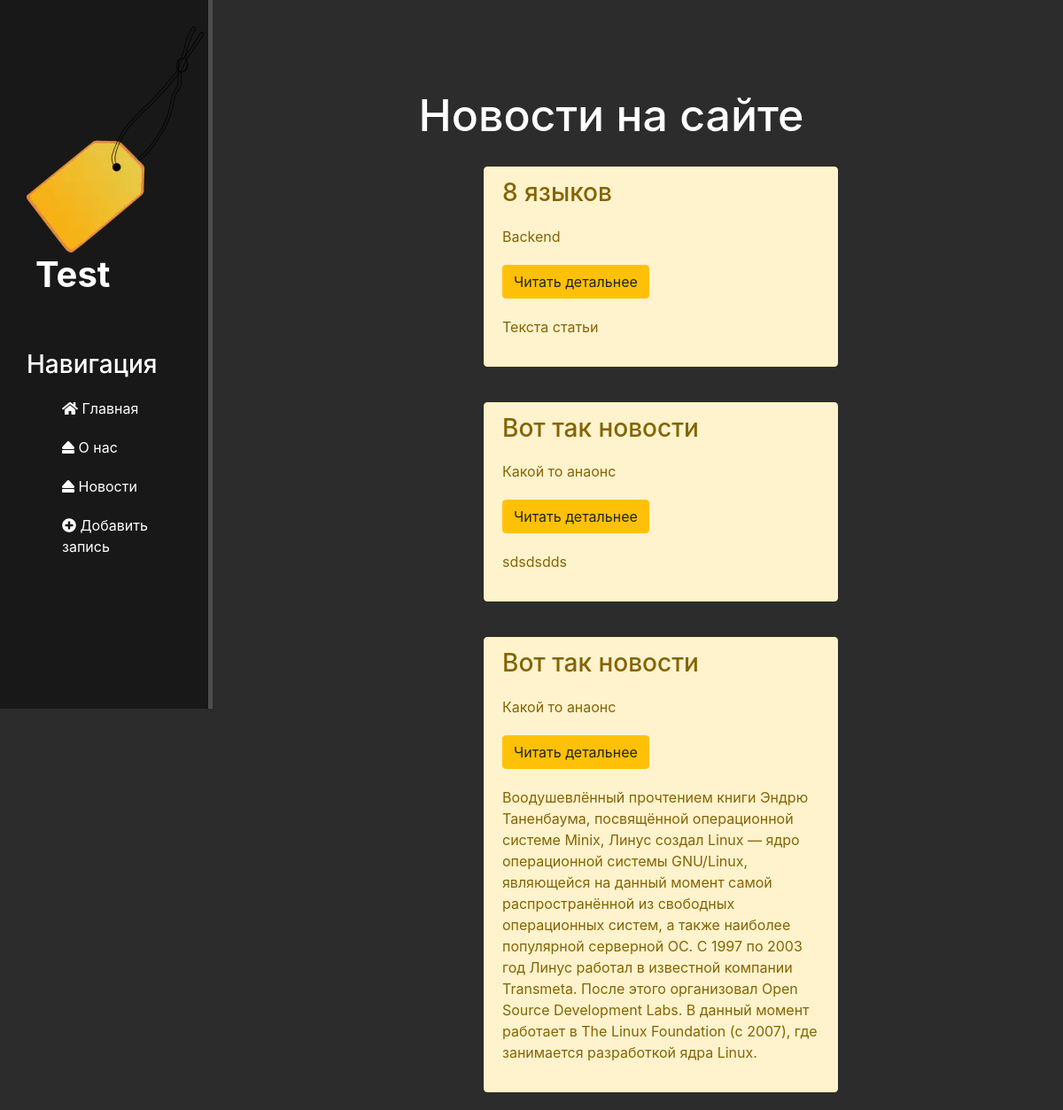
Page /news on the committed database.
### news/models.py (models this page shows, shortened)
class Articles(models.Model):
    title = models.CharField('Название', max_length=50)
    anons = models.CharField('Анонс', max_length=250)
    full_text = models.TextField('Статья')
    date = models.DateTimeField('Дата публикации')
    class Meta:
        verbose_name = 'Новость'
        verbose_name_plural = 'Новости'

### news/views.py (the view)
# urls.py: path('', views.news_home, name='news_home'),
def news_home(request):
    news = Articles.objects.order_by('-date')
    return render(request, 'news/news_home.html', {'news': news})

### news/templates/news/news_home.html (shortened to what this page needs)
{% extends 'main/layout.html' %}
{% block content %}
    <div class="features">
        <h1>Новости на сайте</h1>
        {% if news %}
            {% for el in news %}
                <div class="alert alert-warning">
                    <h3>{{ el.title }}</h3>
                    <p>{{ el.anons }}</p>
                    <a href="{% url 'news-detail' el.id %}" class="btn btn-warning">Читать детальнее</a>
                    <p>{{ el.full_text }}</p>
                </div>
            {% endfor %}
        {% else %}
            <p>У вас нет записей</p>
        {% endif %}
    </div>
{% endblock %}

### main/templates/main/layout.html (shortened to what this page needs)
{% load static %}
<!DOCTYPE html>
<html lang="ru">
<head>
    <link rel="stylesheet" href="https://stackpath.bootstrapcdn.com/bootstrap/4.5.2/css/bootstrap.min.css">
    <link rel="stylesheet" href="{% static 'main/css/main.css' %}">
    <link rel="stylesheet" href="https://use.fontawesome.com/releases/v5.8.2/css/all.css">
</head>
<body>
    <aside>
        <img src="{% static 'main/img/Label_001.webp' %}" alt=Лого>
        <span class="logo">Test</span>
        <h3>Навигация</h3>
        <ul>
            <a href="{% url 'home' %}"><li><i class="fas fa-home"></i> Главная</li></a>
            <a href="{% url 'about' %}"><li><i class="fas fa-eject"></i> О нас</li></a>
            <a href="{% url 'news_home' %}"><li><i class="fas fa-eject"></i> Новости</li></a>
            <a href="{% url 'create' %}"><li><i class="fas fa-plus-circle"></i> Добавить запись</li></a>
        </ul>
    </aside>
    <main>
    {% block content %}
    {% endblock %}
    </main>
</body>
</html>

### main/static/main/css/main.css (style rules this page uses)
body { background: #2c2c2c; }
aside { float: left; background: #181818; width: 20%; padding: 2.5%; height: 100vh; color: #fff; border-right: 5px solid #4d4d4d; }
aside img { wight: 80px; float: left; }
aside .logo { font-size: 40px; margin-left: 10px; font-weight: bold; position: relative; top: -5px; }
aside h3 { margin-top: 50px; font-size: 28px; }
aside ul { list-style: none }
aside ul li { color: #fff; display: block; margin-top: 20px; transition: transform .6s ease }
main .features { float: left; color: #fff; margin-top: 100px; text-align: center; width: 75%; }
main .features h1 { font-size: 50px; }
main .features p { max-width: 400px; margin: 20px auto }
.alert-warning { float: left; clear: both; width: 400px; margin: 20px 34%; text-align: left; }

### rows in the picture
Articles: title "8 языков", anons "Backend", full_text "Текста статьи"
Articles: title "Вот так новости", anons "Какой то анаонс", full_text "sdsdsdds"
Articles: title "Вот так новости", anons "Какой то анаонс", full_text "Воодушевлённый прочтением книги Эндрю Таненбаума, посвящённой операционной системе Minix, Линус создал Linux — ядро операционной системы GNU/Linux, являющейся на данный момент самой распространённой из свободных операционных систем, а также наиболее популярной серверной ОС. С 1997 по 2003 год Линус работал в известной компании Transmeta. После этого организовал Open Source Development Labs. В данный момент работает в The Linux Foundation (с 2007), где занимается разработкой ядра Linux."
